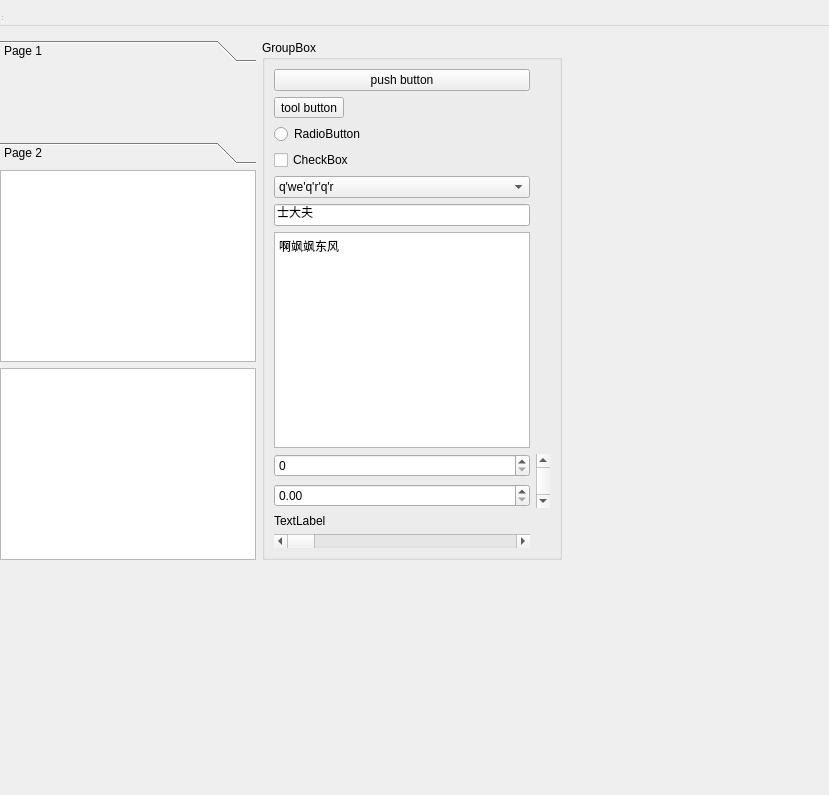
<?xml version="1.0" encoding="UTF-8"?>
<ui version="4.0">
 <class>MainWindow</class>
 <widget class="QWidget" name="MainWindow">
  <property name="geometry">
   <rect>
    <x>0</x>
    <y>0</y>
    <width>829</width>
    <height>795</height>
   </rect>
  </property>
  <property name="windowTitle">
   <string>MainWindow</string>
  </property>
  <widget class="QWidget" name="centralwidget">
   <layout class="QGridLayout" name="gridLayout_3">
    <item row="1" column="1" rowspan="3">
     <widget class="QGroupBox" name="groupBox">
      <property name="title">
       <string>GroupBox</string>
      </property>
      <layout class="QGridLayout" name="gridLayout">
       <item row="0" column="0">
        <widget class="QPushButton" name="pushButton">
         <property name="text">
          <string>push button</string>
         </property>
        </widget>
       </item>
       <item row="1" column="0">
        <widget class="QToolButton" name="toolButton">
         <property name="text">
          <string>tool button</string>
         </property>
        </widget>
       </item>
       <item row="2" column="0">
        <widget class="QRadioButton" name="radioButton">
         <property name="text">
          <string>RadioButton</string>
         </property>
        </widget>
       </item>
       <item row="3" column="0">
        <widget class="QCheckBox" name="checkBox">
         <property name="text">
          <string>CheckBox</string>
         </property>
        </widget>
       </item>
       <item row="4" column="0">
        <widget class="QComboBox" name="comboBox">
         <item>
          <property name="text">
           <string>q'we'q'r'q'r</string>
          </property>
         </item>
         <item>
          <property name="text">
           <string>阿德撒旦</string>
          </property>
         </item>
        </widget>
       </item>
       <item row="5" column="0">
        <widget class="QLineEdit" name="lineEdit">
         <property name="text">
          <string>士大夫</string>
         </property>
        </widget>
       </item>
       <item row="6" column="0">
        <widget class="QTextEdit" name="textEdit">
         <property name="html">
          <string>&lt;!DOCTYPE HTML PUBLIC &quot;-//W3C//DTD HTML 4.0//EN&quot; &quot;http://www.w3.org/TR/REC-html40/strict.dtd&quot;&gt;
&lt;html&gt;&lt;head&gt;&lt;meta name=&quot;qrichtext&quot; content=&quot;1&quot; /&gt;&lt;style type=&quot;text/css&quot;&gt;
p, li { white-space: pre-wrap; }
&lt;/style&gt;&lt;/head&gt;&lt;body style=&quot; font-family:'SimSun'; font-size:9pt; font-weight:400; font-style:normal;&quot;&gt;
&lt;p style=&quot; margin-top:0px; margin-bottom:0px; margin-left:0px; margin-right:0px; -qt-block-indent:0; text-indent:0px;&quot;&gt;啊飒飒东风&lt;/p&gt;&lt;/body&gt;&lt;/html&gt;</string>
         </property>
        </widget>
       </item>
       <item row="7" column="0">
        <widget class="QSpinBox" name="spinBox"/>
       </item>
       <item row="7" column="1" rowspan="2">
        <widget class="QScrollBar" name="verticalScrollBar">
         <property name="orientation">
          <enum>Qt::Vertical</enum>
         </property>
        </widget>
       </item>
       <item row="8" column="0">
        <widget class="QDoubleSpinBox" name="doubleSpinBox"/>
       </item>
       <item row="9" column="0">
        <widget class="QLabel" name="label">
         <property name="text">
          <string>TextLabel</string>
         </property>
        </widget>
       </item>
       <item row="10" column="0">
        <widget class="QScrollBar" name="horizontalScrollBar">
         <property name="orientation">
          <enum>Qt::Horizontal</enum>
         </property>
        </widget>
       </item>
      </layout>
     </widget>
    </item>
    <item row="1" column="0">
     <widget class="QToolBox" name="toolBox">
      <property name="currentIndex">
       <number>0</number>
      </property>
      <widget class="QWidget" name="page">
       <property name="geometry">
        <rect>
         <x>0</x>
         <y>0</y>
         <width>400</width>
         <height>98</height>
        </rect>
       </property>
       <attribute name="label">
        <string>Page 1</string>
       </attribute>
      </widget>
      <widget class="QWidget" name="page_2">
       <property name="geometry">
        <rect>
         <x>0</x>
         <y>0</y>
         <width>400</width>
         <height>98</height>
        </rect>
       </property>
       <attribute name="label">
        <string>Page 2</string>
       </attribute>
      </widget>
     </widget>
    </item>
    <item row="3" column="0">
     <widget class="QTableView" name="tableView"/>
    </item>
    <item row="2" column="0">
     <widget class="QListView" name="listView"/>
    </item>
    <item row="0" column="0">
     <spacer name="verticalSpacer">
      <property name="orientation">
       <enum>Qt::Vertical</enum>
      </property>
      <property name="sizeHint" stdset="0">
       <size>
        <width>20</width>
        <height>40</height>
       </size>
      </property>
     </spacer>
    </item>
   </layout>
  </widget>
  <widget class="QMenuBar" name="menubar">
   <property name="geometry">
    <rect>
     <x>0</x>
     <y>0</y>
     <width>829</width>
     <height>26</height>
    </rect>
   </property>
  </widget>
  <widget class="QStatusBar" name="statusbar"/>
 </widget>
 <resources/>
 <connections/>
</ui>
